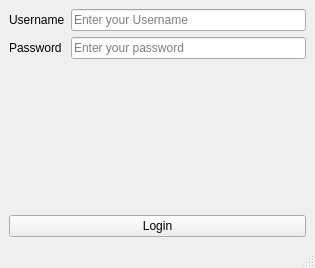
<?xml version="1.0" encoding="UTF-8"?>
<ui version="4.0">
 <class>MainWindow</class>
 <widget class="QMainWindow" name="MainWindow">
  <property name="geometry">
   <rect>
    <x>0</x>
    <y>0</y>
    <width>315</width>
    <height>268</height>
   </rect>
  </property>
  <property name="windowTitle">
   <string>MainWindow</string>
  </property>
  <widget class="QWidget" name="centralwidget">
   <layout class="QHBoxLayout" name="horizontalLayout">
    <item>
     <layout class="QVBoxLayout" name="verticalLayout">
      <item>
       <layout class="QFormLayout" name="formLayout">
        <item row="0" column="0">
         <widget class="QLabel" name="label">
          <property name="text">
           <string>Username</string>
          </property>
         </widget>
        </item>
        <item row="1" column="0">
         <widget class="QLabel" name="label_2">
          <property name="text">
           <string>Password</string>
          </property>
         </widget>
        </item>
        <item row="0" column="1">
         <widget class="QLineEdit" name="lineEdituser">
          <property name="placeholderText">
           <string>Enter your Username</string>
          </property>
         </widget>
        </item>
        <item row="1" column="1">
         <widget class="QLineEdit" name="lineEdit_pass">
          <property name="echoMode">
           <enum>QLineEdit::EchoMode::Password</enum>
          </property>
          <property name="placeholderText">
           <string>Enter your password</string>
          </property>
         </widget>
        </item>
       </layout>
      </item>
      <item>
       <widget class="QPushButton" name="login_btn">
        <property name="text">
         <string>Login</string>
        </property>
       </widget>
      </item>
     </layout>
    </item>
   </layout>
  </widget>
  <widget class="QMenuBar" name="menubar">
   <property name="geometry">
    <rect>
     <x>0</x>
     <y>0</y>
     <width>315</width>
     <height>22</height>
    </rect>
   </property>
  </widget>
  <widget class="QStatusBar" name="statusbar"/>
 </widget>
 <resources/>
 <connections/>
</ui>
